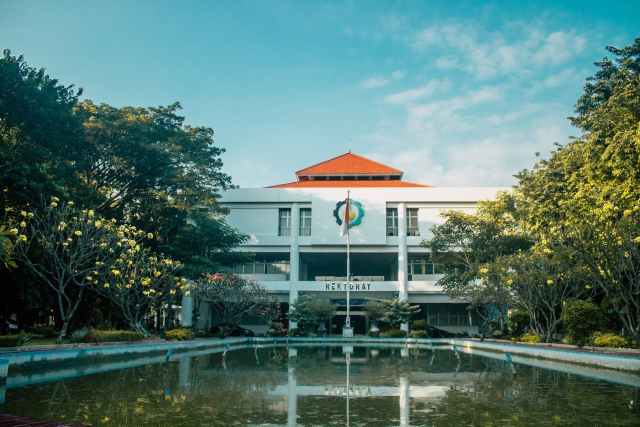
#> input picture ti-eq/Image/image.jpeg, 1280 x 853 px (shown at 1/2 size)
$ python 2-ti-eq.py
#> lines starting #> are read from the running program, lines starting #| are printed output that depends on the picture; after the words box and inside, x2 and y2 are one past the last pixel; in counts of white or black regions, pixels touching at a corner belong together
import os
import cv2
import numpy as np

folder = os.path.dirname(os.path.abspath(__file__))          # folder ti-eq
path_input = os.path.join(folder, "Image", "image.jpeg")
folder_output = os.path.join(folder, "output")
os.makedirs(folder_output, exist_ok=True)

img = cv2.imread(path_input)
#> img is the input picture: shape (853, 1280, 3); mean B, G, R 112.5, 119, 85.3
if img is None:
    print("Gambar tidak ditemukan:", path_input)
    raise SystemExit

B = img[:, :, 0]
G = img[:, :, 1]
R = img[:, :, 2]
gray = (0.114 * B + 0.587 * G + 0.299 * R).astype(np.uint8)
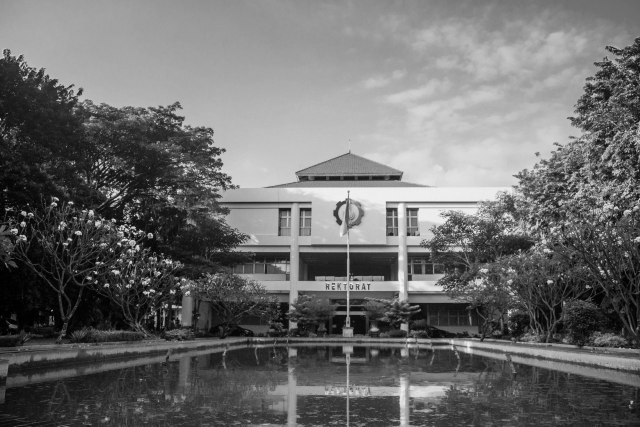
#> gray: shape (853, 1280) (shown at 1/2 size); min 0, max 250, mean 107.7
r = gray.astype(np.float64)   # versi desimal untuk rumus

negatif = 255 - gray                                   # s = 255 - r
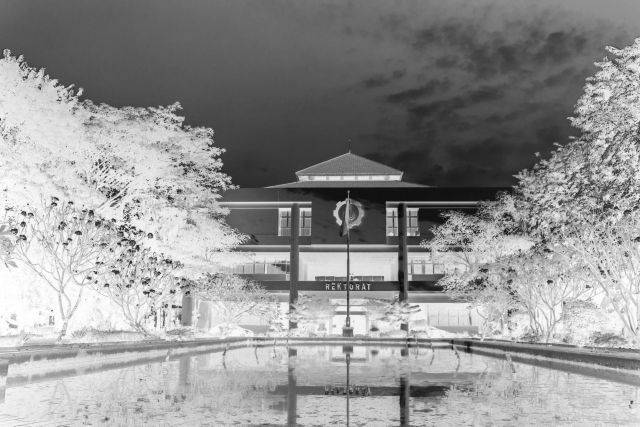
#> negatif: shape (853, 1280) (shown at 1/2 size); min 5, max 255, mean 147.3

c = 255 / np.log(1 + 255)
log_img = (c * np.log(1 + r)).astype(np.uint8)         # s = c * log(1 + r)
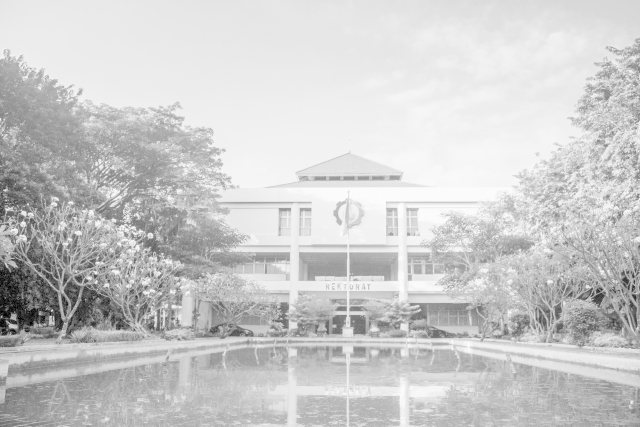
#> log_img: shape (853, 1280) (shown at 1/2 size); min 0, max 254, mean 203

gamma = 0.5
gamma_img = (255 * (r / 255) ** gamma).astype(np.uint8)  # s = 255 * (r/255)^gamma
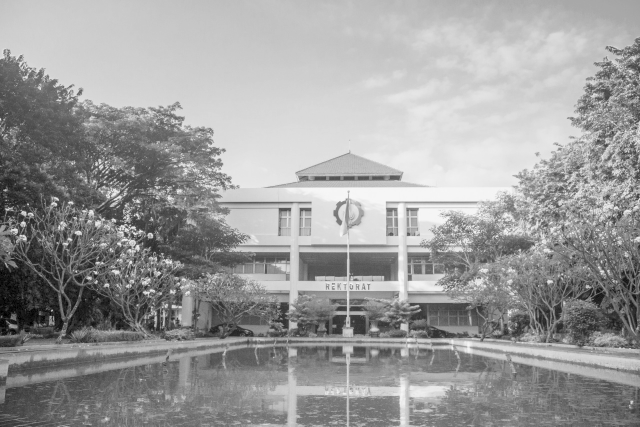
#> gamma_img: shape (853, 1280) (shown at 1/2 size); min 0, max 252, mean 155.9

r_min = gray.min()
#> r_min = 0
r_max = gray.max()
#> r_max = 250
stretch = ((r - r_min) / (r_max - r_min) * 255).astype(np.uint8)  # contrast stretching

def hitung_histogram(citra):
    hist = np.zeros(256, dtype=int)
    for k in range(256):                 # hitung berapa piksel yang bernilai k
        hist[k] = np.sum(citra == k)
#> after the loop, hist = 256 values, max 9277 at index 166, min 0 at index 249, mean 4265
    return hist


def ekualisasi(citra):
    hist = hitung_histogram(citra)
    total = citra.shape[0] * citra.shape[1]
#> total = 1091840

    cdf = np.zeros(256)                  # CDF = jumlah kumulatif peluang
    jumlah = 0
    for k in range(256):
        jumlah = jumlah + hist[k]
        cdf[k] = jumlah / total
#> this loop made 256 passes
#> jumlah on passes 1 to 3: 1243, 3418, 5855
#> after the loop, cdf = 256 values from 0.00114 to 1; jumlah = 1091840

    tabel = (255 * cdf + 0.5).astype(np.uint8)   # s = round(255 * CDF)
#> tabel = 256 values from 0 to 255
    return tabel[citra]                           # ganti tiap piksel dengan nilai baru
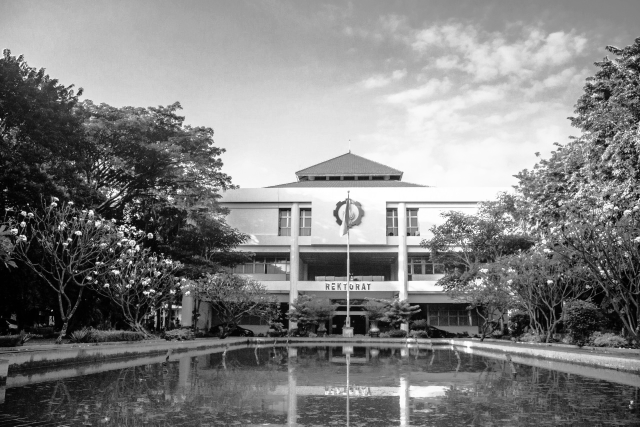
#> returned value: shape (853, 1280) (shown at 1/2 size); min 0, max 255, mean 128.2


def gambar_histogram(citra):
    hist = hitung_histogram(citra)
    kanvas = np.full((200, 512), 255, dtype=np.uint8)   # kanvas putih
    tertinggi = hist.max()
    for k in range(256):
        tinggi = int(hist[k] / tertinggi * 180)
        cv2.rectangle(kanvas, (k * 2, 199 - tinggi), (k * 2 + 1, 199), 0, -1)
    return kanvas


hasil_eq = ekualisasi(gray)
semua = {
    "1_original": gray,
    "2_negatif": negatif,
    "3_log": log_img,
    "4_gamma": gamma_img,
    "5_stretch": stretch,
    "6_ekualisasi": hasil_eq,
}

for nama, citra in semua.items():
    cv2.imwrite(os.path.join(folder_output, nama + ".png"), citra)
    cv2.imwrite(os.path.join(folder_output, nama + "_histogram.png"), gambar_histogram(citra))
#> this loop made 6 passes
#> (nama, tertinggi in gambar_histogram) on passes 1 to 6: ('1_original', 9277), ('2_negatif', 9277), ('3_log', 35489), ('4_gamma', 18203), ('5_stretch', 9277), ('6_ekualisasi', 9277)
#> pass 1, `cv2.imwrite(os.path.join(folder_output, nama + "_histogram.png"), gamb..`:
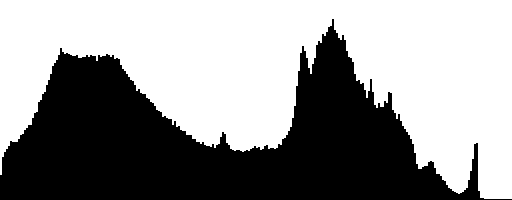
#> saved as 1_original_histogram.png: shape (200, 512); 58.4% white; 1 black region, box (x1, y1, x2, y2) and area: (0, 19, 512, 200) 42626
#> pass 2, `cv2.imwrite(os.path.join(folder_output, nama + "_histogram.png"), gamb..`:
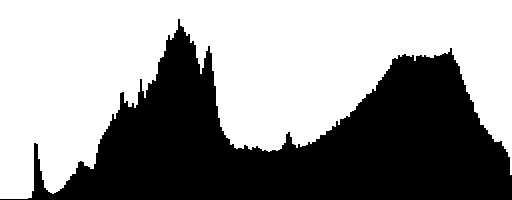
#> saved as 2_negatif_histogram.png: shape (200, 512); 58.4% white; 1 black region, box (x1, y1, x2, y2) and area: (0, 19, 512, 200) 42626

print("Selesai! Hasil disimpan di:", folder_output)
#| Selesai! Hasil disimpan di: ti-eq/output
